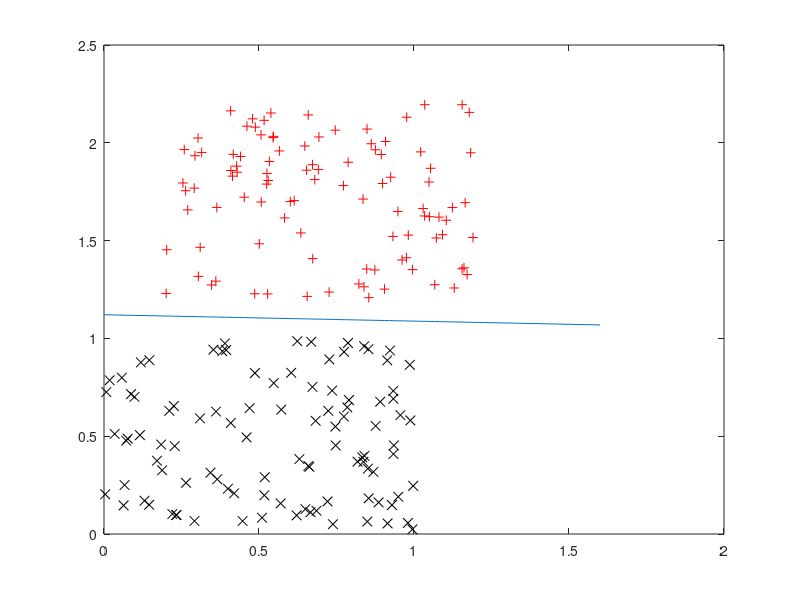

Write the MATLAB code that produced this figure. (Note: this script raises an error after producing the figure.)
clear;
%initialise data points
X_C1 = [ones(100,1),rand(100,2)];
X_C2 = [ones(100,1),bsxfun(@plus,rand(100,2), [0.2 1.2])];
figure;
plot(X_C1(:,2),X_C1(:,3),'kx','MarkerSize',7);
hold on;
plot(X_C2(:,2),X_C2(:,3),'r+','MarkerSize',7);
%
%
H = eye(3);
f = [0;0;0];
A = [-1*X_C1;X_C2];
b = [-1*ones(100,1);-1*ones(100,1)];
%lb = zeros(3,1);
%options = optimoptions('quadprog','Algorithm','interior-point-convex','Display','off');

[x,fval,exitflag,output,lambda] = quadprog(H,f,A,b,[],[],[],[],[],[]);

% define the line of the result
x1=linspace(0,1.6);
y1 = -1*(x(2)/x(3))*x1 - x(1)/x(3);
% 
hold on; % keep previous plot visible
plot(x1, y1, '-');

%cycle the support vectors
dists = abs(A*x);
p1 = find(dists(1:100) == min(dists(1:100)));
p2 = find(dists(101:200) == min(dists(101:200)));

for i=1:length(p1)
    point = X_C1(p1(i),:);
    hold on;
    plot(point(:,2),point(:,3),'bO','MarkerSize',12);
    k1 = -1*(x(2)/x(3))*point(:,2) - point(:,3);
    y2 = -1*(x(2)/x(3))*x1 - k1;
    hold on; % keep previous plot visible
    plot(x1, y2, '-');
end

for i=1:length(p2)
    point = X_C2(p2(i),:);
    hold on;
    plot(point(:,2),point(:,3),'bO','MarkerSize',12);
    k2 = -1*(x(2)/x(3))*point(:,2) - point(:,3);
    y3 = -1*(x(2)/x(3))*x1 - k2;
    hold on; % keep previous plot visible
    plot(x1, y3, '-');
end